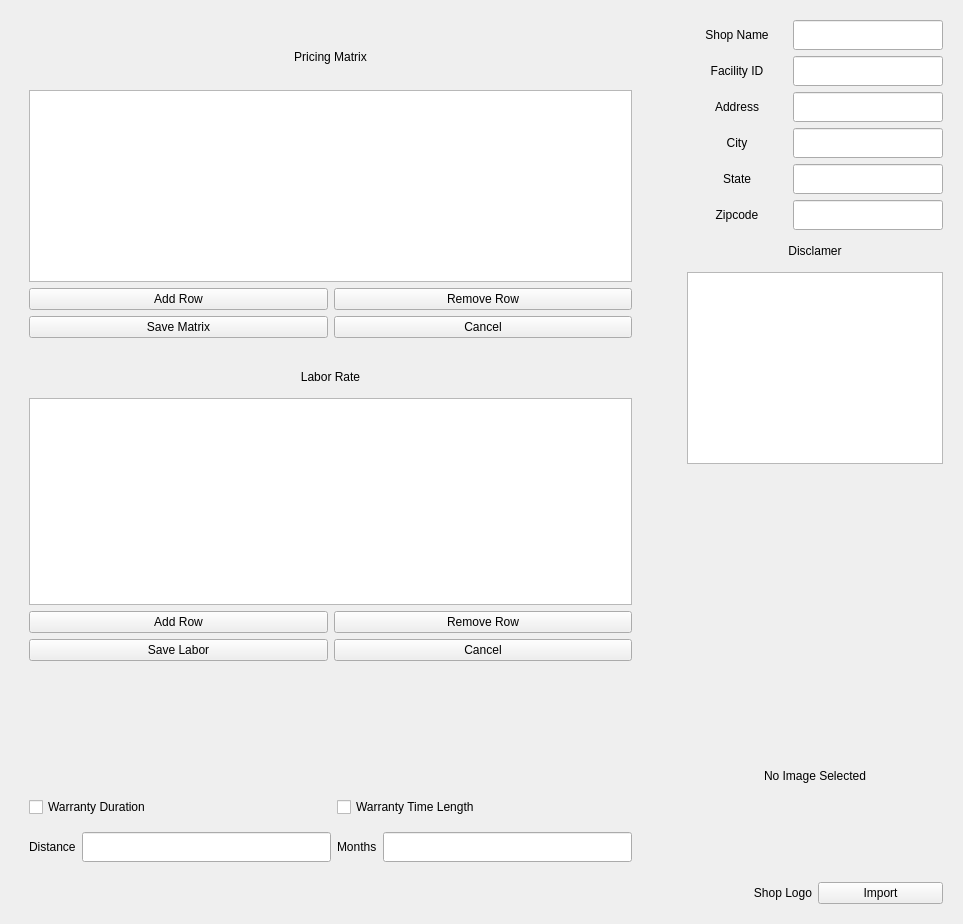
<widget class="QWidget" name="settings_page">
<layout class="QGridLayout" name="gridLayout_23">
<item column="0" row="1">
<widget class="QFrame" name="settings_frame">

<property name="frameShape">
<enum>QFrame::NoFrame</enum>
</property>
<property name="frameShadow">
<enum>QFrame::Raised</enum>
</property>
<layout class="QGridLayout" name="gridLayout_29">
<item column="2" row="3">
<spacer name="verticalSpacer">
<property name="orientation">
<enum>Qt::Vertical</enum>
</property>
<property name="sizeType">
<enum>QSizePolicy::Expanding</enum>
</property>
<property name="sizeHint" stdset="0">
<size>
<width>20</width>
<height>200</height>
</size>
</property>
</spacer>
</item>
<item column="0" row="0" rowspan="2">
<widget class="QFrame" name="matrix_frame">
<property name="minimumSize">
<size>
<width>621</width>
<height>0</height>
</size>
</property>
<property name="frameShape">
<enum>QFrame::NoFrame</enum>
</property>
<property name="frameShadow">
<enum>QFrame::Raised</enum>
</property>
<layout class="QGridLayout" name="gridLayout_24">
<item column="1" row="6">
<widget class="QPushButton" name="cancel_matrix_button">

<property name="text">
<string>Cancel</string>
</property>
<property name="icon">
<iconset>
<normaloff>Icons/cross.png</normaloff>Icons/cross.png</iconset>
</property>
<property name="iconSize">
<size>
<width>30</width>
<height>30</height>
</size>
</property>
</widget>
</item>
<item colspan="2" column="0" row="1">
<widget class="MatrixTable" name="matrix_table">
<property name="sizePolicy">
<sizepolicy hsizetype="Expanding" vsizetype="Preferred">
<horstretch>0</horstretch>
<verstretch>0</verstretch>
</sizepolicy>
</property>
<property name="alternatingRowColors">
<bool>true</bool>
</property>
</widget>
</item>
<item colspan="2" column="0" row="0">
<widget class="QLabel" name="matrix_label">
<property name="minimumSize">
<size>
<width>0</width>
<height>30</height>
</size>
</property>

<property name="text">
<string>Pricing Matrix</string>
</property>
<property name="alignment">
<set>Qt::AlignCenter</set>
</property>
</widget>
</item>
<item column="1" row="5">
<widget class="QPushButton" name="remove_row_button">

<property name="text">
<string>Remove Row</string>
</property>
<property name="icon">
<iconset>
<normaloff>icons3/24x24/cil-minus.png</normaloff>icons3/24x24/cil-minus.png</iconset>
</property>
<property name="iconSize">
<size>
<width>30</width>
<height>30</height>
</size>
</property>
</widget>
</item>
<item column="0" row="6">
<widget class="QPushButton" name="save_matrix_button">

<property name="text">
<string>Save Matrix</string>
</property>
<property name="icon">
<iconset>
<normaloff>Icons/check.png</normaloff>Icons/check.png</iconset>
</property>
<property name="iconSize">
<size>
<width>30</width>
<height>30</height>
</size>
</property>
</widget>
</item>
<item column="0" row="5">
<widget class="QPushButton" name="add_row_button">

<property name="text">
<string>Add Row</string>
</property>
<property name="icon">
<iconset>
<normaloff>icons3/24x24/cil-plus.png</normaloff>icons3/24x24/cil-plus.png</iconset>
</property>
<property name="iconSize">
<size>
<width>30</width>
<height>30</height>
</size>
</property>
</widget>
</item>
</layout>
</widget>
</item>
<item column="2" row="6">
<layout class="QHBoxLayout" name="horizontalLayout_10">
<item>
<widget class="QLabel" name="logo_label">
<property name="text">
<string>Shop Logo</string>
</property>
<property name="alignment">
<set>Qt::AlignRight|Qt::AlignTrailing|Qt::AlignVCenter</set>
</property>
</widget>
</item>
<item>
<widget class="QPushButton" name="import_logo_button">

<property name="text">
<string>Import</string>
</property>
<property name="icon">
<iconset>
<normaloff>icons3/24x24/cil-external-link.png</normaloff>icons3/24x24/cil-external-link.png</iconset>
</property>
<property name="iconSize">
<size>
<width>30</width>
<height>30</height>
</size>
</property>
</widget>
</item>
</layout>
</item>
<item column="0" row="5">
<widget class="QFrame" name="warranty_frame">
<property name="frameShape">
<enum>QFrame::NoFrame</enum>
</property>
<property name="frameShadow">
<enum>QFrame::Raised</enum>
</property>
<layout class="QGridLayout" name="gridLayout_25">
<item column="1" row="1">
<widget class="QLineEdit" name="warranty_miles_line">
<property name="minimumSize">
<size>
<width>0</width>
<height>30</height>
</size>
</property>

<property name="alignment">
<set>Qt::AlignCenter</set>
</property>
</widget>
</item>
<item colspan="2" column="0" row="0">
<widget class="QCheckBox" name="warranty_miles_checkbox">
<property name="minimumSize">
<size>
<width>0</width>
<height>30</height>
</size>
</property>

<property name="text">
<string>Warranty Duration</string>
</property>
</widget>
</item>
<item column="0" row="1">
<widget class="QLabel" name="distance_label">
<property name="sizePolicy">
<sizepolicy hsizetype="Preferred" vsizetype="Minimum">
<horstretch>0</horstretch>
<verstretch>0</verstretch>
</sizepolicy>
</property>
<property name="minimumSize">
<size>
<width>0</width>
<height>0</height>
</size>
</property>
<property name="maximumSize">
<size>
<width>16777215</width>
<height>30</height>
</size>
</property>

<property name="text">
<string>Distance</string>
</property>
</widget>
</item>
<item colspan="2" column="2" row="0">
<widget class="QCheckBox" name="warranty_time_checkbox">
<property name="minimumSize">
<size>
<width>0</width>
<height>30</height>
</size>
</property>

<property name="text">
<string>Warranty Time Length</string>
</property>
</widget>
</item>
<item column="2" row="1">
<widget class="QLabel" name="months_label">
<property name="sizePolicy">
<sizepolicy hsizetype="Preferred" vsizetype="Minimum">
<horstretch>0</horstretch>
<verstretch>0</verstretch>
</sizepolicy>
</property>
<property name="maximumSize">
<size>
<width>16777215</width>
<height>30</height>
</size>
</property>

<property name="text">
<string>Months</string>
</property>
</widget>
</item>
<item column="3" row="1">
<widget class="QLineEdit" name="warranty_time_line">
<property name="minimumSize">
<size>
<width>0</width>
<height>30</height>
</size>
</property>

<property name="alignment">
<set>Qt::AlignCenter</set>
</property>
</widget>
</item>
</layout>
</widget>
</item>
<item column="2" row="0">
<layout class="QVBoxLayout" name="verticalLayout_2">
<item>
<layout class="QHBoxLayout" name="horizontalLayout_4">
<item>
<widget class="QLabel" name="shop_name_label">
<property name="minimumSize">
<size>
<width>100</width>
<height>30</height>
</size>
</property>

<property name="text">
<string>Shop Name</string>
</property>
<property name="alignment">
<set>Qt::AlignCenter</set>
</property>
</widget>
</item>
<item>
<widget class="QLineEdit" name="shop_name_line">
<property name="minimumSize">
<size>
<width>0</width>
<height>30</height>
</size>
</property>
<property name="sizeIncrement">
<size>
<width>0</width>
<height>0</height>
</size>
</property>

<property name="alignment">
<set>Qt::AlignCenter</set>
</property>
</widget>
</item>
</layout>
</item>
<item>
<layout class="QHBoxLayout" name="horizontalLayout_5">
<item>
<widget class="QLabel" name="facility_id_label">
<property name="minimumSize">
<size>
<width>100</width>
<height>30</height>
</size>
</property>

<property name="text">
<string>Facility ID</string>
</property>
<property name="alignment">
<set>Qt::AlignCenter</set>
</property>
</widget>
</item>
<item>
<widget class="QLineEdit" name="facility_id_line">
<property name="minimumSize">
<size>
<width>0</width>
<height>30</height>
</size>
</property>

<property name="alignment">
<set>Qt::AlignCenter</set>
</property>
</widget>
</item>
</layout>
</item>
<item>
<layout class="QHBoxLayout" name="horizontalLayout_6">
<item>
<widget class="QLabel" name="address_label">
<property name="minimumSize">
<size>
<width>100</width>
<height>30</height>
</size>
</property>

<property name="text">
<string>Address</string>
</property>
<property name="alignment">
<set>Qt::AlignCenter</set>
</property>
</widget>
</item>
<item>
<widget class="QLineEdit" name="address_line">
<property name="minimumSize">
<size>
<width>0</width>
<height>30</height>
</size>
</property>

<property name="alignment">
<set>Qt::AlignCenter</set>
</property>
</widget>
</item>
</layout>
</item>
<item>
<layout class="QHBoxLayout" name="horizontalLayout_7">
<item>
<widget class="QLabel" name="city_label">
<property name="minimumSize">
<size>
<width>100</width>
<height>30</height>
</size>
</property>

<property name="text">
<string>City</string>
</property>
<property name="alignment">
<set>Qt::AlignCenter</set>
</property>
</widget>
</item>
<item>
<widget class="QLineEdit" name="city_line">
<property name="minimumSize">
<size>
<width>0</width>
<height>30</height>
</size>
</property>

<property name="alignment">
<set>Qt::AlignCenter</set>
</property>
</widget>
</item>
</layout>
</item>
<item>
<layout class="QHBoxLayout" name="horizontalLayout_8">
<item>
<widget class="QLabel" name="state_label">
<property name="minimumSize">
<size>
<width>100</width>
<height>30</height>
</size>
</property>

<property name="text">
<string>State</string>
</property>
<property name="alignment">
<set>Qt::AlignCenter</set>
</property>
</widget>
</item>
<item>
<widget class="QLineEdit" name="state_line">
<property name="minimumSize">
<size>
<width>0</width>
<height>30</height>
</size>
</property>

<property name="alignment">
<set>Qt::AlignCenter</set>
</property>
</widget>
</item>
</layout>
</item>
<item>
<layout class="QHBoxLayout" name="horizontalLayout_9">
<item>
<widget class="QLabel" name="zipcode_label">
<property name="minimumSize">
<size>
<width>100</width>
<height>30</height>
</size>
</property>

<property name="text">
<string>Zipcode</string>
</property>
<property name="alignment">
<set>Qt::AlignCenter</set>
</property>
</widget>
</item>
<item>
<widget class="QLineEdit" name="zipcode_line">
<property name="minimumSize">
<size>
<width>0</width>
<height>30</height>
</size>
</property>

<property name="text">
<string/>
</property>
<property name="alignment">
<set>Qt::AlignCenter</set>
</property>
</widget>
</item>
</layout>
</item>
</layout>
</item>
<item column="2" row="4" rowspan="2">
<widget class="QLabel" name="shop_logo">
<property name="minimumSize">
<size>
<width>0</width>
<height>200</height>
</size>
</property>
<property name="text">
<string>No Image Selected</string>
</property>
<property name="alignment">
<set>Qt::AlignCenter</set>
</property>
</widget>
</item>
<item column="2" row="1" rowspan="2">
<layout class="QVBoxLayout" name="verticalLayout_3">
<item>
<widget class="QLabel" name="disclamer_label">
<property name="minimumSize">
<size>
<width>0</width>
<height>30</height>
</size>
</property>
<property name="maximumSize">
<size>
<width>16777215</width>
<height>30</height>
</size>
</property>

<property name="text">
<string>Disclamer</string>
</property>
<property name="alignment">
<set>Qt::AlignCenter</set>
</property>
</widget>
</item>
<item>
<widget class="QTextEdit" name="disclamer_edit">
<property name="minimumSize">
<size>
<width>0</width>
<height>0</height>
</size>
</property>
<property name="maximumSize">
<size>
<width>16777215</width>
<height>500</height>
</size>
</property>

</widget>
</item>
</layout>
</item>
<item column="1" row="0">
<spacer name="horizontalSpacer_2">
<property name="orientation">
<enum>Qt::Horizontal</enum>
</property>
<property name="sizeHint" stdset="0">
<size>
<width>40</width>
<height>20</height>
</size>
</property>
</spacer>
</item>
<item column="0" row="2" rowspan="2">
<widget class="QFrame" name="frame_2">
<property name="frameShape">
<enum>QFrame::NoFrame</enum>
</property>
<property name="frameShadow">
<enum>QFrame::Raised</enum>
</property>
<layout class="QGridLayout" name="gridLayout_26">
<item colspan="2" column="0" row="0">
<widget class="QLabel" name="label">
<property name="minimumSize">
<size>
<width>0</width>
<height>30</height>
</size>
</property>

<property name="text">
<string>Labor Rate</string>
</property>
<property name="alignment">
<set>Qt::AlignCenter</set>
</property>
</widget>
</item>
<item colspan="2" column="0" row="1">
<widget class="LaborTable" name="labor_table"/>
</item>
<item column="0" row="2">
<widget class="QPushButton" name="add_labor_row">

<property name="text">
<string>Add Row</string>
</property>
<property name="icon">
<iconset>
<normaloff>icons3/24x24/cil-plus.png</normaloff>icons3/24x24/cil-plus.png</iconset>
</property>
<property name="iconSize">
<size>
<width>30</width>
<height>30</height>
</size>
</property>
</widget>
</item>
<item column="1" row="2">
<widget class="QPushButton" name="remove_labor_row">

<property name="text">
<string>Remove Row</string>
</property>
<property name="icon">
<iconset>
<normaloff>icons3/24x24/cil-minus.png</normaloff>icons3/24x24/cil-minus.png</iconset>
</property>
<property name="iconSize">
<size>
<width>30</width>
<height>30</height>
</size>
</property>
</widget>
</item>
<item column="0" row="3">
<widget class="QPushButton" name="save_labor_button">

<property name="text">
<string>Save Labor</string>
</property>
<property name="icon">
<iconset>
<normaloff>Icons/check.png</normaloff>Icons/check.png</iconset>
</property>
<property name="iconSize">
<size>
<width>30</width>
<height>30</height>
</size>
</property>
</widget>
</item>
<item column="1" row="3">
<widget class="QPushButton" name="cancel_labor_button">

<property name="text">
<string>Cancel</string>
</property>
<property name="icon">
<iconset>
<normaloff>Icons/cross.png</normaloff>Icons/cross.png</iconset>
</property>
<property name="iconSize">
<size>
<width>30</width>
<height>30</height>
</size>
</property>
</widget>
</item>
</layout>
</widget>
</item>
</layout>
</widget>
</item>
</layout>
</widget>
